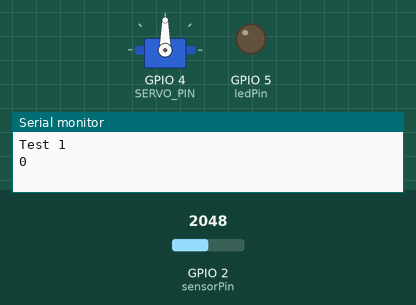
Recording of a sketch running on a simulated ESP32. On the bench: servo, output pins drawn as LEDs (lit = HIGH), the last lines printed to the serial monitor. Inputs (shaded band) come from the test bench; at power-on: GPIO 2 (sensorPin) = 2048.

Above: at 1.2 s.
1.3 s: GPIO 2 (sensorPin) set to 1976
5.5 s: GPIO 2 (sensorPin) set to 1912
At 9.2 s:
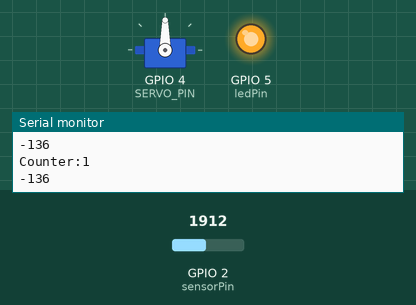
9.5 s: GPIO 2 (sensorPin) set to 2047
At 13.2 s:
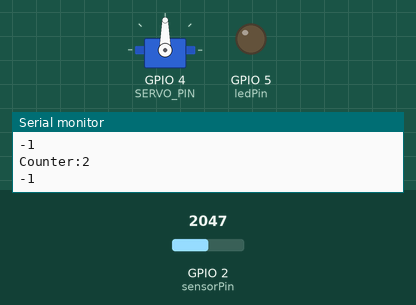
13.5 s: GPIO 2 (sensorPin) set to 1228
At 31.2 s:
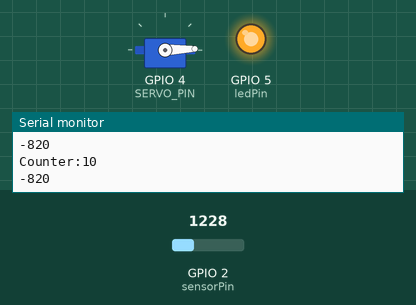
Timing chart, 0 to 31.5 s (numbered marks = the images above; inputs shaded):
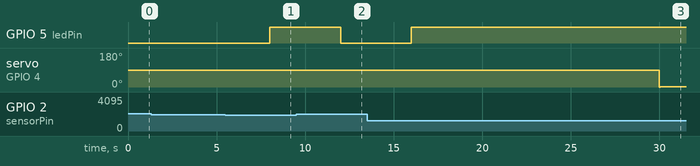

Measured:
- the behaviour switches between 1948 and 1947 on GPIO 2 (sensorPin) (found by bisection; images 0 and 1)
- after the input at 5.5 s, GPIO 5 (ledPin): LOW → HIGH after 2.5 s
- after the input at 9.5 s, GPIO 5 (ledPin): HIGH → LOW after 2.5 s
- after the input at 13.5 s, GPIO 5 (ledPin): LOW → HIGH after 2.5 s; servo on GPIO 4 (SERVO_PIN): 90° → 2° after 16.5 s

The sketch:

project_3.ino
```cpp
#include <ESP32Servo.h>
#include <analogWrite.h>
#include <ESP32Tone.h>
#include <ESP32PWM.h>

#define SERVO_PIN 4  // ESP32 pin GIOP26 connected to servo motor
Servo servoMotor;
//cosntants for the pins where sensors are plugged into.
const int sensorPin = 2;
const int ledPin = 5;
//Set up some global variables for the light level an initial value.
int lightInit;  // initial value
int lightVal;   // light reading
int counter;
void setup()
{
  Serial.begin(9600);
  // We'll set up the LED pin to be an output.
  pinMode(ledPin, OUTPUT);
  lightInit = analogRead(sensorPin);
  //we will take a single reading from the light sensor and store it in the lightCal        //variable. This will give us a prelinary value to compare against in the loop
  Serial.println("Test 1");
  counter = 0;
  servoMotor.attach(SERVO_PIN);  // attaches the servo on ESP32 pin
}
void loop()
{
  lightVal = analogRead(sensorPin); // read the current light levels
  Serial.println(lightVal - lightInit);
  delay(2000);
  //if lightVal is less than our initial reading withing a threshold then it is dark.
  if (lightVal - lightInit <  -100)
  {
    digitalWrite(ledPin, HIGH); // turn on light
    counter++;
    Serial.print("Counter:");
    Serial.println(counter);
  }
  //otherwise, it is bright
  else
  {
    digitalWrite(ledPin, LOW); // turn off light
    Serial.print("Counter:");
    Serial.println(counter);
  }
  if (counter == 10) {
    counter = 0;
    for (int pos = 0; pos <= 2; pos += 1) {
      // in steps of 1 degree
      servoMotor.write(pos);
      delay(15); // waits 15ms to reach the position
    }
  }

}
```
